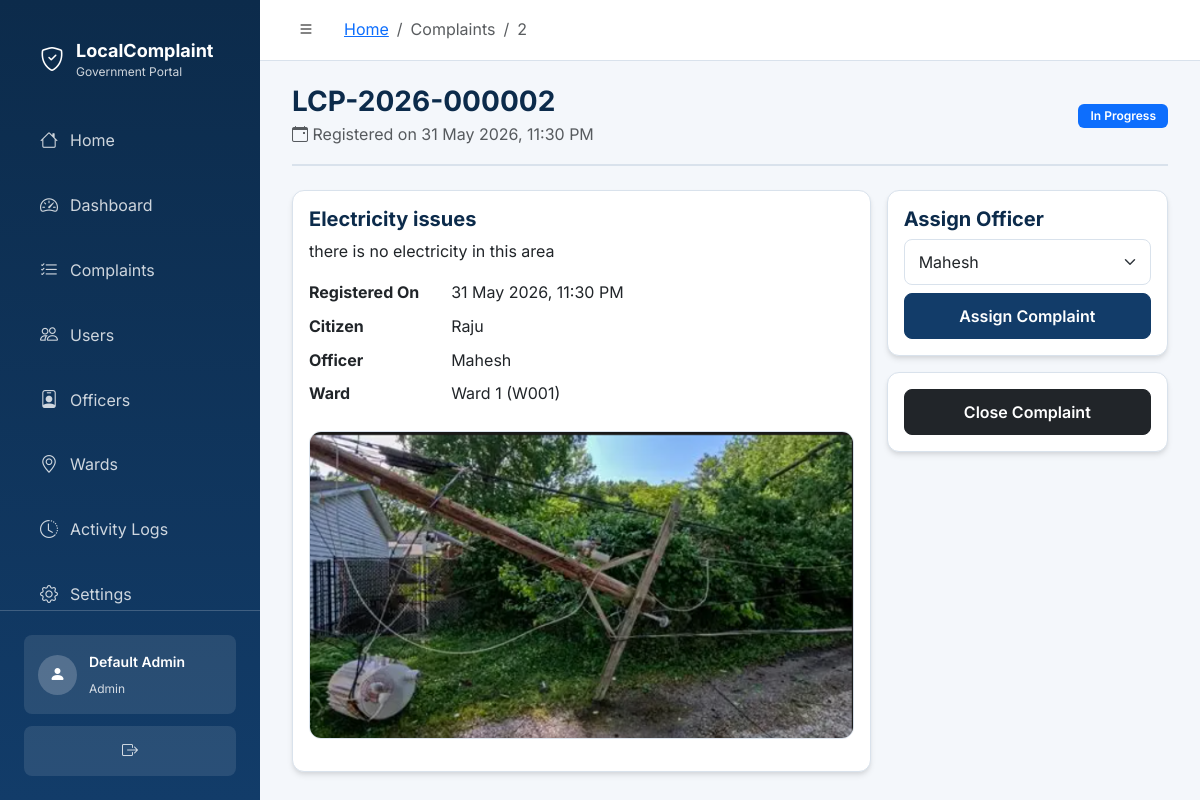
Screenshot of /admin/complaints/2 (signed in) with the database file from the repository.
### backend/models/user.py (models this page shows, shortened)
class User(UserMixin, db.Model):
    __tablename__ = "users"
    ROLE_CITIZEN = "citizen"
    ROLE_OFFICER = "officer"
    ROLE_ADMIN = "admin"
    ROLES = (ROLE_CITIZEN, ROLE_OFFICER, ROLE_ADMIN)
    user_id = db.Column(db.Integer, primary_key=True, autoincrement=True)
    full_name = db.Column(db.String(120), nullable=False)
    email = db.Column(db.String(150), nullable=False, unique=True, index=True)
    password_hash = db.Column(db.String(255), nullable=False)
    phone = db.Column(db.String(20))
    role = db.Column(
        db.Enum(*ROLES, name="user_role"),
        nullable=False,
        default=ROLE_CITIZEN,
        index=True,
    )
    security_question = db.Column(db.String(255))
    security_answer_hash = db.Column(db.String(255))
    is_active = db.Column(db.Boolean, nullable=False, default=True, index=True)
    created_at = db.Column(db.DateTime, nullable=False, default=datetime.utcnow)
    updated_at = db.Column(
        db.DateTime,
        nullable=False,
        default=datetime.utcnow,
        onupdate=datetime.utcnow,
    )
    citizen_complaints = db.relationship(
        "Complaint",
        foreign_keys="Complaint.citizen_id",
        back_populates="citizen",
        lazy="dynamic",
    )
    assigned_complaints = db.relationship(
        "Complaint",
        foreign_keys="Complaint.assigned_officer_id",
        back_populates="assigned_officer",
        lazy="dynamic",
    )
    assigned_wards = db.relationship(
        "Ward",
        foreign_keys="Ward.assigned_officer_id",
        back_populates="assigned_officer",
        lazy="dynamic",
    )
    complaint_updates = db.relationship(
        "ComplaintUpdate",
        back_populates="updated_by_user",
        lazy="dynamic",
    )
    notifications = db.relationship(
        "Notification",
        back_populates="user",
        lazy="dynamic",
        cascade="all, delete-orphan",
    )
    feedback_entries = db.relationship(
        "Feedback",
        back_populates="citizen",
        lazy="dynamic",
    )
    activity_logs = db.relationship(
        "ActivityLog",
        back_populates="user",
        lazy="dynamic",
    )

### backend/models/complaint.py (models this page shows, shortened)
class Complaint(db.Model):
    __tablename__ = "complaints"
    STATUS_SUBMITTED = "Submitted"
    STATUS_ASSIGNED = "Assigned"
    STATUS_IN_PROGRESS = "In Progress"
    STATUS_RESOLVED = "Resolved"
    STATUS_CLOSED = "Closed"
    STATUSES = (
        STATUS_SUBMITTED,
        STATUS_ASSIGNED,
        STATUS_IN_PROGRESS,
        STATUS_RESOLVED,
        STATUS_CLOSED,
    )
    PRIORITY_LOW = "Low"
    PRIORITY_MEDIUM = "Medium"
    PRIORITY_HIGH = "High"
    PRIORITY_EMERGENCY = "Emergency"
    PRIORITIES = (
        PRIORITY_LOW,
        PRIORITY_MEDIUM,
        PRIORITY_HIGH,
        PRIORITY_EMERGENCY,
    )
    ESCALATION_NORMAL = "Normal"
    ESCALATION_URGENT = "Urgent"
    ESCALATION_CRITICAL = "Critical"
    ESCALATION_LEVELS = (
        ESCALATION_NORMAL,
        ESCALATION_URGENT,
        ESCALATION_CRITICAL,
    )
    REFILE_AFTER_DAYS = 7
    complaint_id = db.Column(db.Integer, primary_key=True, autoincrement=True)
    complaint_number = db.Column(
        db.String(30),
        unique=True,
        nullable=True,
        index=True,
    )
    title = db.Column(db.String(200), nullable=False)
    description = db.Column(db.Text, nullable=False)
    category_id = db.Column(
        db.Integer,
        db.ForeignKey(
            "complaint_categories.category_id",
            ondelete="RESTRICT",
            onupdate="CASCADE",
        ),
        nullable=False,
        index=True,
    )
    priority = db.Column(
        db.Enum(*PRIORITIES, name="complaint_priority"),
        nullable=False,
        default=PRIORITY_MEDIUM,
        index=True,
    )
    status = db.Column(
        db.Enum(*STATUSES, name="complaint_status"),
        nullable=False,
        default=STATUS_SUBMITTED,
        index=True,
    )
    escalation_level = db.Column(
        db.Enum(*ESCALATION_LEVELS, name="complaint_escalation_level"),
        nullable=False,
        default=ESCALATION_NORMAL,
        index=True,
    )
    location = db.Column(db.String(255), nullable=False)
    ward_id = db.Column(
        db.Integer,
        db.ForeignKey("wards.ward_id", ondelete="RESTRICT", onupdate="CASCADE"),
        nullable=False,
        index=True,
    )
    citizen_id = db.Column(
        db.Integer,
        db.ForeignKey("users.user_id", ondelete="RESTRICT", onupdate="CASCADE"),
        nullable=False,
        index=True,
    )
    assigned_officer_id = db.Column(
        db.Integer,
        db.ForeignKey("users.user_id", ondelete="SET NULL", onupdate="CASCADE"),
        index=True,
    )
    before_image_path = db.Column(db.String(255))
    after_image_path = db.Column(db.String(255))
    resolution_notes = db.Column(db.Text)
    work_performed = db.Column(db.Text)
    materials_used = db.Column(db.Text)
    additional_remarks = db.Column(db.Text)
    is_active = db.Column(db.Boolean, nullable=False, default=True, index=True)
    submitted_at = db.Column(
        db.DateTime,
        nullable=False,
        default=datetime.utcnow,
        index=True,
    )
    assigned_at = db.Column(db.DateTime)
    resolved_at = db.Column(db.DateTime)
    closed_at = db.Column(db.DateTime)
    created_at = db.Column(db.DateTime, nullable=False, default=datetime.utcnow)
    updated_at = db.Column(
        db.DateTime,
        nullable=False,
        default=datetime.utcnow,
        onupdate=datetime.utcnow,
    )
    category = db.relationship(
        "ComplaintCategory",
        back_populates="complaints",
    )
    ward = db.relationship(
        "Ward",
        back_populates="complaints",
    )
    citizen = db.relationship(
        "User",
        foreign_keys=[citizen_id],
        back_populates="citizen_complaints",
    )
    assigned_officer = db.relationship(
        "User",
        foreign_keys=[assigned_officer_id],
        back_populates="assigned_complaints",
    )
    updates = db.relationship(
        "ComplaintUpdate",
        back_populates="complaint",
        lazy="dynamic",
        cascade="all, delete-orphan",
        order_by="ComplaintUpdate.created_at.asc()",
    )
    notifications = db.relationship(
        "Notification",
        back_populates="complaint",
        lazy="dynamic",
    )
    feedback = db.relationship(
        "Feedback",
        back_populates="complaint",
        uselist=False,
        cascade="all, delete-orphan",
    )
    @property
    def has_before_image(self):
        return bool(self.before_image_path)
    @property
    def has_after_image(self):
        return bool(self.after_image_path)

class Ward(db.Model):
    __tablename__ = "wards"
    ward_id = db.Column(db.Integer, primary_key=True, autoincrement=True)
    ward_name = db.Column(db.String(120), nullable=False)
    ward_code = db.Column(db.String(30), nullable=False, unique=True)
    assigned_officer_id = db.Column(
        db.Integer,
        db.ForeignKey(
            "users.user_id",
            ondelete="SET NULL",
            onupdate="CASCADE",
        ),
    )
    is_active = db.Column(db.Boolean, nullable=False, default=True, index=True)
    created_at = db.Column(db.DateTime, nullable=False, default=datetime.utcnow)
    updated_at = db.Column(
        db.DateTime,
        nullable=False,
        default=datetime.utcnow,
        onupdate=datetime.utcnow,
    )
    assigned_officer = db.relationship(
        "User",
        foreign_keys=[assigned_officer_id],
        back_populates="assigned_wards",
    )
    complaints = db.relationship(
        "Complaint",
        back_populates="ward",
        lazy="dynamic",
    )
    @property
    def display_name(self):
        return f"{self.ward_name} ({self.ward_code})"

### backend/routes/admin_routes.py (the view)
@admin_bp.route("/complaints/<int:complaint_id>", methods=["GET"])
@admin_required
def view_complaint(complaint_id):
    complaint = (
        Complaint.query.options(joinedload(Complaint.category), joinedload(Complaint.ward), joinedload(Complaint.assigned_officer), joinedload(Complaint.feedback)).filter(Complaint.complaint_id == complaint_id)
        .options(
            db.joinedload(Complaint.category),
            db.joinedload(Complaint.ward),
            db.joinedload(Complaint.assigned_officer),
            db.joinedload(Complaint.citizen),
        )
        .first_or_404()
    )
    assign_form = AdminComplaintAssignForm(obj=complaint)
    return render_template("admin/complaint_detail.html", complaint=complaint, assign_form=assign_form)

### backend/templates/admin/complaint_detail.html (shortened to what this page needs)
{% extends "base_dashboard.html" %}
{% block content %}
<div class="page-header">
  <div>
    <h1 class="h3 mb-1">{{ complaint.complaint_number }}</h1>
    <p class="text-muted mb-0"><i class="bi bi-calendar-event"></i> Registered on {{ complaint.submitted_at|datetime }}</p>
  </div>
  <span class="badge badge-status-{{ complaint.status|replace(' ', '-') }}">{{ complaint.status }}</span>
</div>
<div class="row g-3"><div class="col-lg-8"><div class="card p-3"><h2 class="h5">{{ complaint.title }}</h2><p>{{ complaint.description }}</p><dl class="row"><dt class="col-sm-3">Registered On</dt><dd class="col-sm-9">{{ complaint.submitted_at|datetime }}</dd><dt class="col-sm-3">Citizen</dt><dd class="col-sm-9">{{ complaint.citizen.full_name }}</dd><dt class="col-sm-3">Officer</dt><dd class="col-sm-9">{{ complaint.assigned_officer.full_name if complaint.assigned_officer else 'Unassigned' }}</dd><dt class="col-sm-3">Ward</dt><dd class="col-sm-9">{{ complaint.ward.display_name }}</dd></dl>{% if complaint.has_before_image %}<img class="complaint-image mb-3" src="{{ url_for('static', filename=complaint.before_image_path) }}">{% endif %}{% if complaint.has_after_image %}<img class="complaint-image" src="{{ url_for('static', filename=complaint.after_image_path) }}">{% endif %}</div></div><div class="col-lg-4"><div class="card p-3 mb-3"><h2 class="h5">Assign Officer</h2><form autocomplete="off" method="post" action="{{ url_for('admin.assign_complaint', complaint_id=complaint.complaint_id) }}">{{ assign_form.hidden_tag() }}{{ assign_form.assigned_officer_id(class="form-select mb-2") }}{{ assign_form.submit(class="btn btn-primary w-100") }}</form></div><div class="card p-3"><form autocomplete="off" method="post" action="{{ url_for('admin.close_complaint', complaint_id=complaint.complaint_id) }}" data-confirm="Close this complaint?"><input type="hidden" name="csrf_token" value="{{ csrf_token() }}"/><button class="btn btn-dark w-100">Close Complaint</button></form></div></div></div>
{% endblock %}

### backend/templates/base_dashboard.html (shortened to what this page needs)
<!doctype html>
<html lang="en">
<head>
  <link href="https://cdn.jsdelivr.net/npm/bootstrap@5.3.3/dist/css/bootstrap.min.css" rel="stylesheet">
  <link href="https://cdn.jsdelivr.net/npm/bootstrap-icons@1.11.3/font/bootstrap-icons.min.css" rel="stylesheet">
  <link rel="stylesheet" href="{{ url_for('static', filename='css/style.css') }}">
</head>
<body class="dashboard-body">
  <aside class="sidebar" id="sidebar">
    <div class="sidebar-header">
      <a href="{{ url_for('index') }}" class="sidebar-brand">
        <div class="sidebar-brand-icon"><i class="bi bi-shield-check"></i></div>
        <div class="sidebar-brand-text">
          <span class="sidebar-brand-title">LocalComplaint</span>
          <span class="sidebar-brand-sub">Government Portal</span>
        </div>
      </a>
    </div>
    <nav class="sidebar-nav">
      {% block sidebar_nav %}
        {% if current_user.is_authenticated %}
          {% if current_user.role == 'citizen' %}
            {% include "components/sidebar_citizen.html" %}
          {% elif current_user.role == 'officer' %}
            {% include "components/sidebar_officer.html" %}
          {% elif current_user.role == 'admin' %}
            {% include "components/sidebar_admin.html" %}
          {% endif %}
        {% endif %}
      {% endblock %}
    </nav>
    <div class="sidebar-footer">
      <div class="sidebar-user">
        <div class="sidebar-user-avatar">
          <i class="bi bi-person-fill"></i>
        </div>
        <div class="sidebar-user-info">
          <span class="sidebar-user-name">{{ current_user.full_name if current_user.is_authenticated else 'Guest' }}</span>
          <span class="sidebar-user-role">{{ current_user.role | capitalize if current_user.is_authenticated else '' }}</span>
        </div>
      </div>
      <a href="{{ url_for('auth.logout') }}" class="sidebar-logout" title="Logout">
        <i class="bi bi-box-arrow-right"></i>
      </a>
    </div>
  </aside>
  <div class="main-wrapper">
    <header class="topbar">
      <button class="topbar-toggle" id="sidebarToggle" aria-label="Toggle sidebar">
        <i class="bi bi-list"></i>
      </button>
      <div class="topbar-breadcrumb">
        {% block breadcrumb %}
          {% set path_parts = request.path.strip('/').split('/') %}
          <nav aria-label="breadcrumb">
            <ol class="breadcrumb mb-0">
              <li class="breadcrumb-item"><a href="{{ url_for(current_user.role|lower + '.dashboard') if current_user.is_authenticated else url_for('index') }}">Home</a></li>
              {% for part in path_parts %}
                {% if part != current_user.role|lower %}
                  {% if loop.last %}
                    <li class="breadcrumb-item active" aria-current="page">{{ part | replace('_', ' ') | replace('-', ' ') | title }}</li>
                  {% else %}
                    <li class="breadcrumb-item text-muted">{{ part | replace('_', ' ') | replace('-', ' ') | title }}</li>
                  {% endif %}
                {% endif %}
              {% endfor %}
            </ol>
          </nav>
        {% endblock %}
      </div>
    </header>
    <main class="page-content">
      {% block content %}{% endblock %}
    </main>
  </div>
</body>
</html>

### rows the page displays
User: is_active+full_name "Default Admin", role "Admin"
Complaint: complaint_number "LCP-2026-000002", submitted_at "31 May 2026, 11:30 PM", status "In Progress", title "Electricity issues", description "there is no electricity in this area", before_image_path (picture)
User: citizen.full_name "Raju"
User: assigned_officer "Mahesh"
Ward: ward.display_name "Ward 1 (W001)"

### other values shown
{{ part | replace('_', ' ') | replace('-', ' ') | title }} "Complaints"
{{ part | replace('_', ' ') | replace('-', ' ') | title }} "2"
